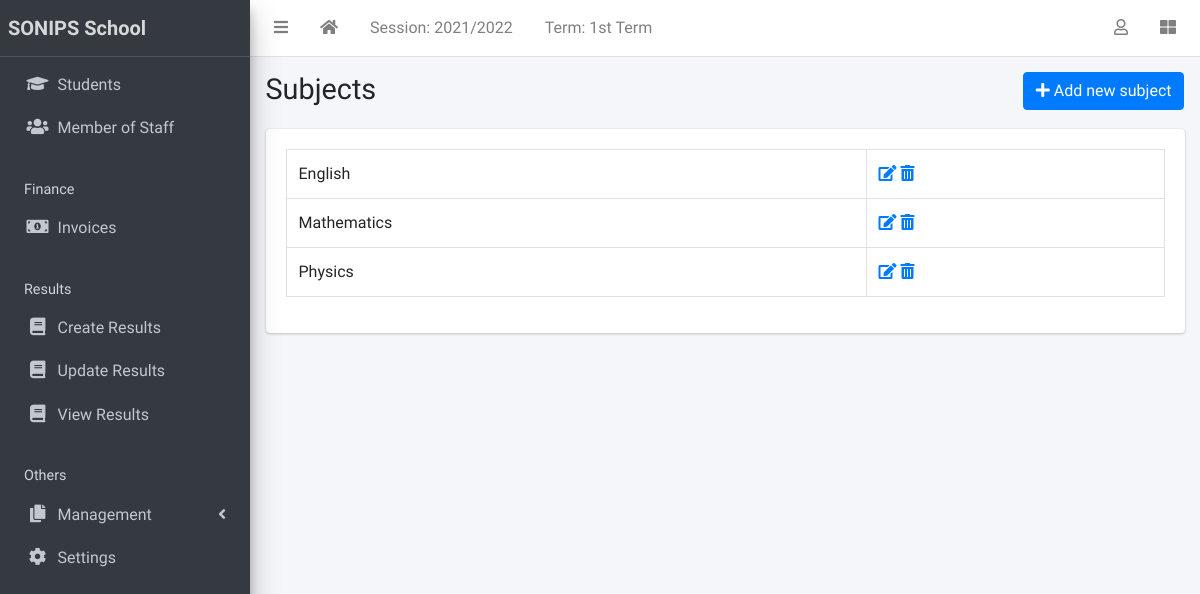
The page /subject/list/ (signed in) on the database as committed earlier.
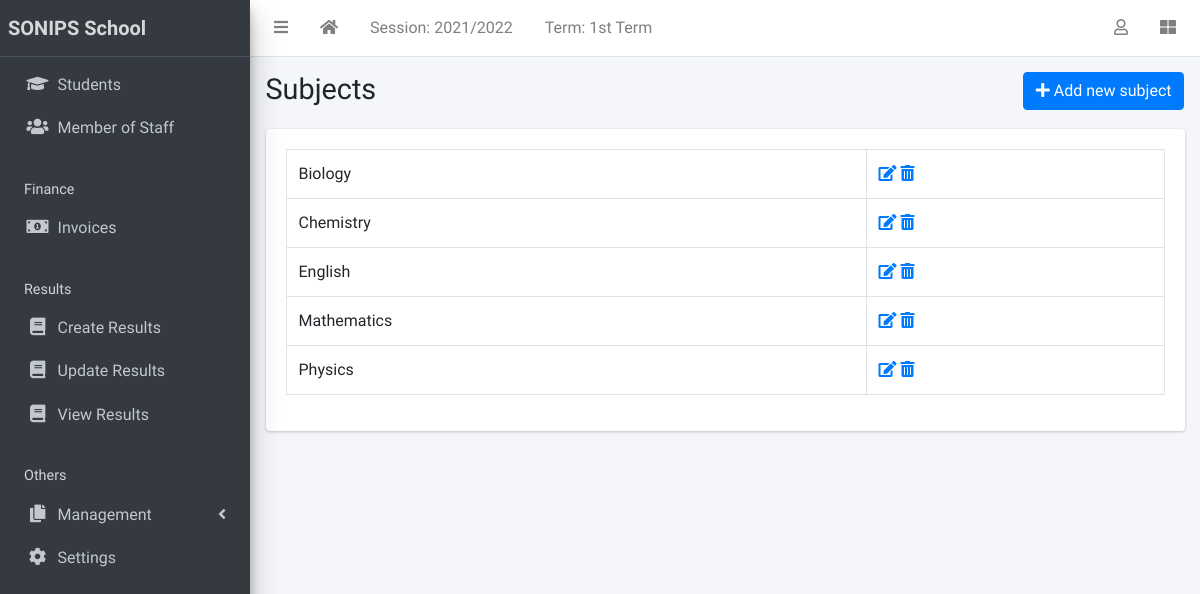
The same page on the database as committed later.
### apps/corecode/models.py (models this page shows)
class Subject(models.Model):
    name = models.CharField(max_length=200, unique=True)
    class Meta:
        ordering = ["name"]
    def __str__(self):
        return self.name

### apps/corecode/views.py (the view)
# urls.py: path("subject/list/", SubjectListView.as_view(), name="subjects"),
class SubjectListView(LoginRequiredMixin, SuccessMessageMixin, ListView):
    model = Subject
    template_name = "corecode/subject_list.html"
    def get_context_data(self, **kwargs):
        context = super().get_context_data(**kwargs)
        context["form"] = SubjectForm()
        return context

### apps/corecode/context_processors.py (called while the page is built)
def site_defaults(request):
    current_session = AcademicSession.objects.get(current=True)
    current_term = AcademicTerm.objects.get(current=True)
    contexts = {
        "current_session": current_session.name,
        "current_term": current_term.name,
    }
    return contexts

### apps/corecode/templates/corecode/subject_list.html (shortened to what this page needs)
{% extends 'base.html' %}
{% load widget_tweaks %}
{% block title %}
Subjects
{% endblock title %}
{% block breadcrumb %}
  <a class="btn btn-primary" href="#" data-toggle="modal" data-target="#modal1">
    <i class="fa fa-plus"></i>
    Add new subject
  </a>
{% endblock breadcrumb %}
{% block content %}
  <div class="row">
    <div class="col-sm-12">
        <table class="table table-bordered">
          <tbody>
            {% for object in object_list %}
            <tr>
              <td>{{ object }}</td>
              <td><a href="{% url 'subject-update' object.id %}"><i
                    class="fa fa-edit"></i></a> <a
                  href="{% url 'subject-delete' object.id %}"><i
                    class="fa fa-trash-alt"></i></a></td>
            </tr>
            {% endfor %}
          </tbody>
        </table>
    </div>
  </div>
{% endblock content %}

Rows that differ between the two databases and show on the page:
added Subject: name "Biology"
added Subject: name "Chemistry"
